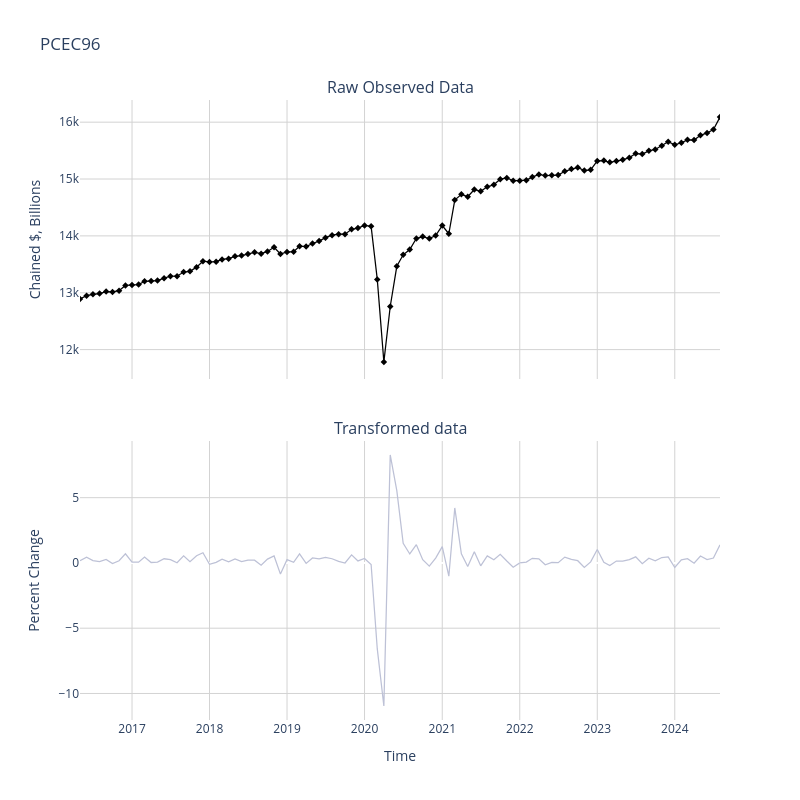

Notebook code cell kept with this figure:
### Code cell
X_df = pd.DataFrame(X, columns=header, index=Time)
Z_df = pd.DataFrame(data=Z, columns=header, index=Time)
T = Time[-100:]

fig = psub.make_subplots(rows=2, cols=1, shared_xaxes=True, vertical_spacing=0.1,
                            subplot_titles=("Raw Observed Data", "Transformed data"))

## Plot raw and transformed data.
# Industrial Production (INDPRO) <fred.stlouisfed.org/series/INDPRO>
series_name = "PCEC96"
idxSeries = SeriesID.index(series_name)
# Plot raw observed data
trace1 = go.Scatter(
    x=Z_df.loc[T].sort_index()[series_name].index,
    y=Z_df.loc[T].sort_index()[series_name],
    mode="lines+markers", #if Z_df[series_name].isna().sum() else "lines",
    name='Raw Observed Data',
    line=dict(color="#000000", width=1.25),  # #7BCC62 / #68b562 / #7BB562
    marker={"size": 5, "symbol": "diamond"},
)
fig.add_trace(trace1, row=1, col=1)

# Plot transformed data
trace2 = go.Scatter(
    x=X_df.loc[T].sort_index().index,
    y=X_df.loc[T][series_name].sort_index(),
    mode='lines',
    name='Transformed Data',
    line=dict(color="#BDC1D6", width=1.25),  # #7BCC62 / #68b562 / #7BB562
)
fig.add_trace(trace2, row=2, col=1)
fig.update_layout(
    height=800,
    width=800,
    showlegend=False,
    title_text=series_name,
    plot_bgcolor="white",
)
fig.update_xaxes(range=[T[0], T[-1]], row=1, col=1, gridcolor="lightgrey")
fig.update_yaxes(
    title_text=Units[idxSeries],
    row=1,
    col=1,
    gridcolor="lightgrey"
    )

fig.update_xaxes(range=[T[0], T[-1]], title_text='Time', row=2, col=1, gridcolor="lightgrey")
fig.update_yaxes(title_text=UnitsTransformed[idxSeries], row=2, col=1, gridcolor="lightgrey")
fig.show()
